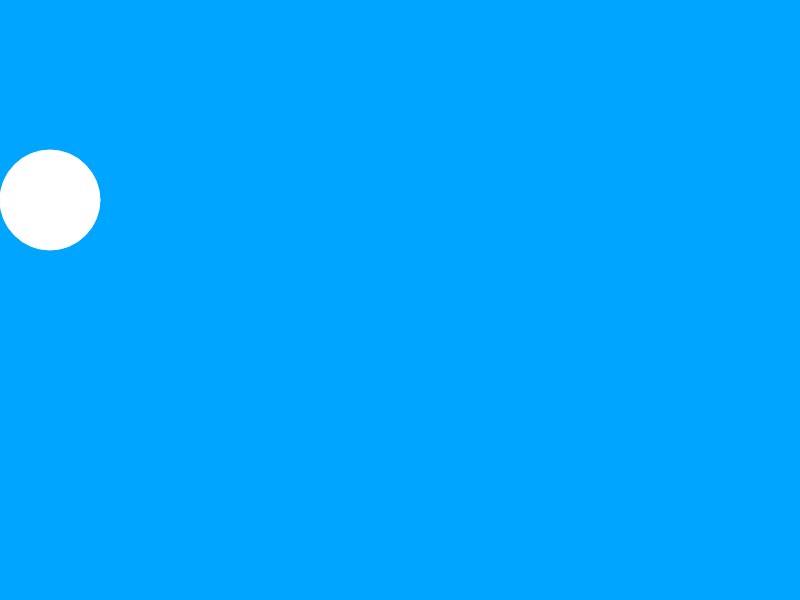
Frame 1 (no input)
Frame 60 (no input): identical to frame 1, image omitted
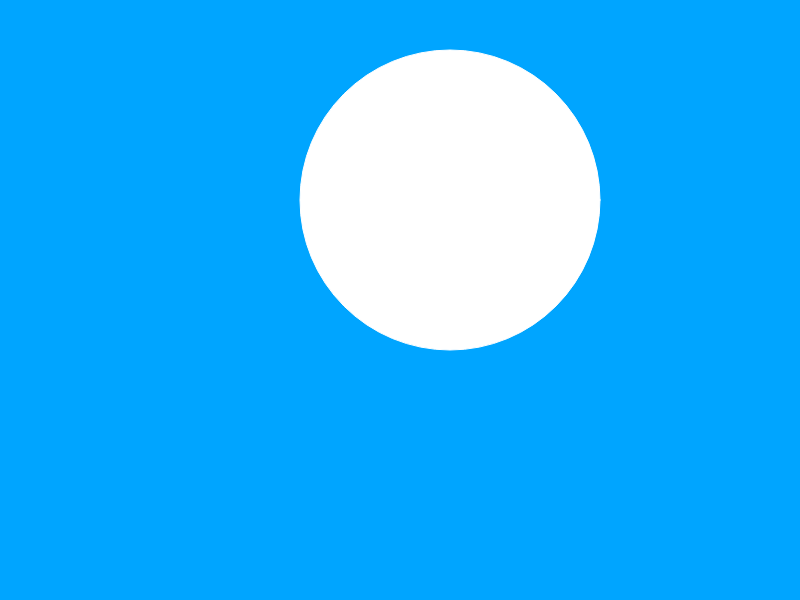
Frame 120 (the mouse pressed at the canvas centre since frame 60)

The p5.js sketch that drew these frames (run headless with seeded random() and noise() and a simulated clock; from frame 60 on, the mouse is pressed at the canvas centre):

// p5.js sketch
// ── sketch.js
function setup()
{
   createCanvas(800, 600);
   background(0);
   fill(255);
   stroke(255);
   ellipse(400, 300, 100, 100);
}


function draw()
{
   background(0, 165, 255);
   


  if (mouseX < 100) {
  ellipse(50, 200, 100, 100);
} else if (mouseX < 200){
  ellipse(150, 200, 150, 150);
} else if (mouseX < 300){
  ellipse(250, 200, 200, 200);
} else if (mouseX < 400){
  ellipse(350, 200, 250, 250);
} else if (mouseX < 500){
  ellipse(450, 200, 300, 300);
} else if( mouseX < 600){
  ellipse(550, 200, 350, 350);
} else {
  ellipse(650, 200, 400, 400);
}

}
